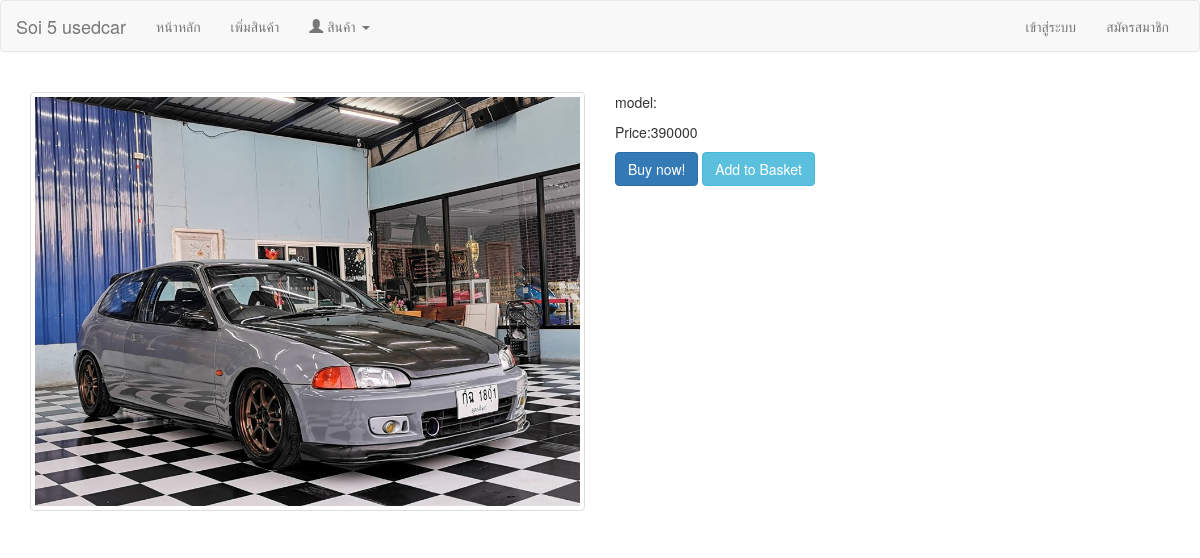
Screenshot of /productdetail.php?pid=31 with the database file from the repository.
### tables this page shows
CREATE TABLE `product` (
  `id` int(11) NOT NULL,
  `brand` varchar(100) NOT NULL,
  `model` varchar(500) NOT NULL,
  `price` int(11) NOT NULL,
  `picture` varchar(100) NOT NULL
);

### productdetail.php (the view, shortened to what this page needs)
<?php
    include("connect.php");
?>
<!DOCTYPE html>
<html lang="en">
<head>
    <link rel="stylesheet" href="css/bootstrap.min.css">
</head>
<body>
    <nav class="navbar navbar-default" id="navcolor">
        <div class="container-fluid">
            <div class="navbar-header">
                <a class="navbar-brand" href="">Soi 5 usedcar</a>
            </div>
            <div class="collapse navbar-collapse" id="bs-example-navbar-collapse-1">
                <ul class="nav navbar-nav" id="navlink">
                    <li><a href="index.php">หน้าหลัก</a></li>
                    <li><a href="newproduct.php">เพิ่มสินค้า</a></li>
                    <li class="dropdown">
                    <a href="#" class="dropdown-toggle" data-toggle="dropdown"role="button"aria-haspopup="true"aria-expanded="false">
                    <i class="glyphicon glyphicon-user"></i>
                            สินค้า <span class="caret"></span>
                        </a>
                    </li>
                </ul>
                <ul class="nav navbar-nav navbar-right">
                <?php
                    if(isset($_SESSION['id'])){
                ?>
                    <li class="dropdown" id="navlink">
                        <a href="#" class="dropdown-toggle" data-toggle="dropdown"role="button"aria-haspopup="true"aria-expanded="false">
                        <i class="glyphicon glyphicon-user"></i>
                            ยินดีต้อนรับ <?php echo $_SESSION ['name']?> <span class="caret"></span>
                        </a>
                        <ul class="dropdown-menu">
                            <li><a href="#">โปรไฟล์</a></li>
                            <li><a href="#">รายการสั่งซื้อ</a></li>
                            <li role="separator" class="divider"></li>
                            <li><a href="logout.php">ออกจากระบบ</a></li>
                        </ul>
                    </li>
                    <li>
                        <a href="#">
                            <i class="glyphicon glyphicon-shopping-cart"></i>(0)
                        </a>
                    </li>
                    <?php
                    }
                    else{
                    ?>
                    <li><a href="login.php">เข้าสู่ระบบ</a></li>
                    <li><a href="#">สมัครสมาชิก</a></li>
                    <?php
                    }
                    ?>
                </ul>
            </div>
        </div>
    </nav>
    <div class="container">
    <?php
        if(isset($_GET['pid'])){
            $pid = $_GET['pid'];
        }
        else{
            header("location:index.php");
        }
        $sql = "SELECT * FROM product WHERE id=$pid";
        $result = $conn->query($sql);
        if(!$result){
            echo "Error ".$conn->error;
        }
        else{
            if($result->num_rows>0){
                $prd = $result->fetch_object();
            }
            else{
                $prd = NULL;
            }
        }
?>
        <div class="row">
            <div class="col-md-6 col-sm-12">
                <div class="thumbnail">
                    <img src="image/<?php echo $prd->picture;?>"alt="">
                </div>
            </div>
            <div class="col-md-6 col-sm-12">
                <p>model:<?php echo $prd->model;?> </p>
                <p>Price:<?php echo $prd->price;?></p>
                <p>
                    <a href="" class="btn btn-primary">Buy now!</a>
                    <a href="" class="btn btn-info">Add to Basket</a>
                </p>
            </div>
        </div>
    </div>
</body>
</html>

### rows the page displays
product: picture (picture), price "390000"
